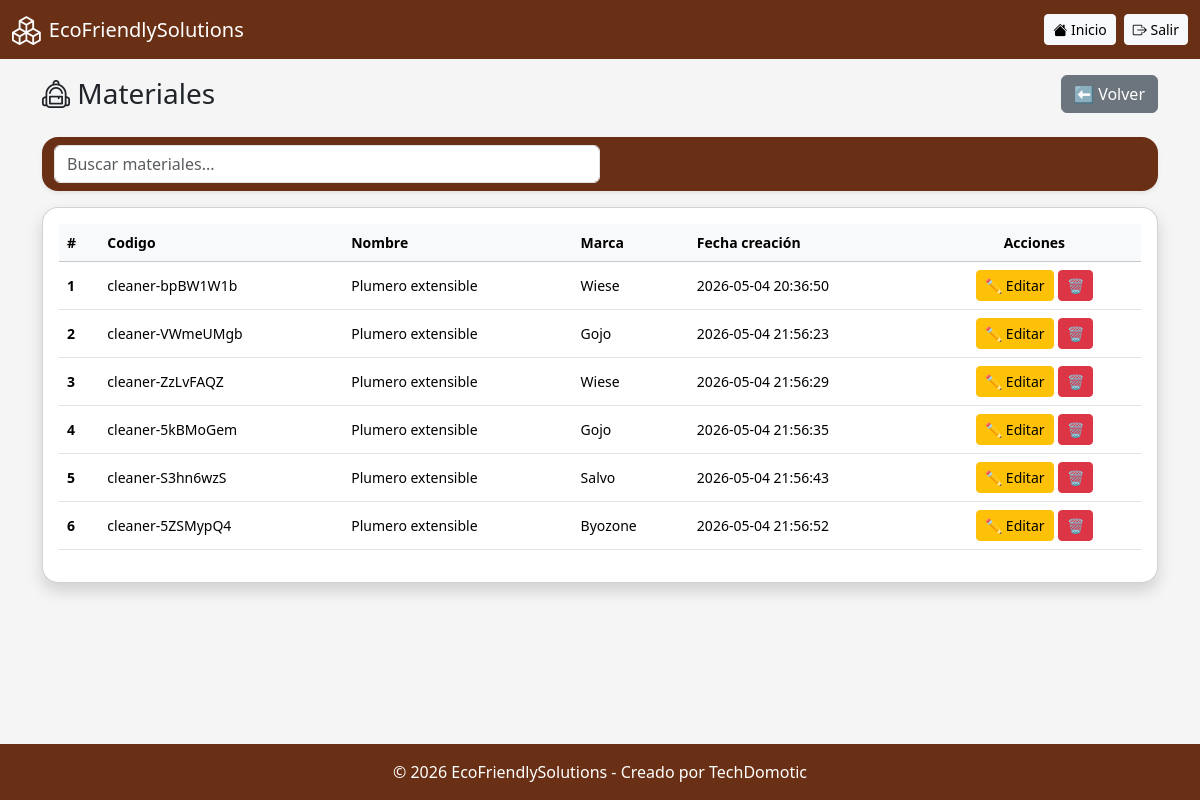
/materiales/listado_especifico.php?nombre=Plumero extensible (signed in), run on the app's committed database.
### tables this page shows
CREATE TABLE `material` (
  `id_material` int(11) NOT NULL,
  `codigo` varchar(150) DEFAULT NULL,
  `nombre` varchar(100) NOT NULL,
  `marca` varchar(120) DEFAULT NULL,
  `razon` varchar(200) DEFAULT NULL,
  `estatus` tinyint(1) DEFAULT 1,
  `fecha_creacion` timestamp NOT NULL DEFAULT current_timestamp(),
  `fecha_eliminacion` timestamp NOT NULL DEFAULT current_timestamp() ON UPDATE current_timestamp()
);

### materiales/listado_especifico.php (the view, shortened to what this page needs)
<?php
include '../includes/conexion.php';
include '../includes/header.php';
$nombre = trim($_GET['nombre']);
$result = $conn->query("
SELECT M.id_material, M.codigo, M.nombre, M.marca, M.fecha_creacion FROM material AS M WHERE M.estatus = true AND M.nombre = '$nombre';
");
?>
<div class="d-flex justify-content-between align-items-center mb-4">
    <h3 class="mb-0">
        <i class="bi bi-backpack2"></i> Materiales
    </h3>
    <a href="listar.php" class="btn btn-secondary">⬅ Volver</a>
</div>
<nav class="navbar bg-body-tertiary mb-3 rounded-4 shadow-sm">
  <div class="container-fluid">
    <div class="col-12 col-md-6"> <form class="d-flex" role="search" onsubmit="return false;">
        <input class="form-control" type="search" id="inputBusqueda" placeholder="Buscar materiales...">
      </form>
    </div>
  </div>
</nav>
<div class="card shadow rounded-4">
<div class="card-body table-responsive" style="max-height: 600px; overflow-y: auto;">
<table class="table table-hover align-middle small" id="tablaMateriales">
<thead class="table-light">
<tr>
<th style="position: sticky; top: 0; z-index: 2; background-color: #f8f9fa;">#</th>
<th style="position: sticky; top: 0; z-index: 2; background-color: #f8f9fa;">Codigo</th>
<th style="position: sticky; top: 0; z-index: 2; background-color: #f8f9fa;">Nombre</th>
<th style="position: sticky; top: 0; z-index: 2; background-color: #f8f9fa;">Marca</th>
<th style="position: sticky; top: 0; z-index: 2; background-color: #f8f9fa;">Fecha creaci&oacute;n</th>
<th style="position: sticky; top: 0; z-index: 2; background-color: #f8f9fa;" class="text-center" >Acciones</th>
</tr>
</thead>
<tbody>
<?php $contador = 1; ?>
<?php while($row = $result->fetch_assoc()): ?>
<td><strong><?= $contador; ?></strong></td>
<td><?= htmlspecialchars($row['codigo']); ?></td>
<td><?= htmlspecialchars($row['nombre']); ?></td>
<td><?= htmlspecialchars($row['marca']); ?></td>
<td><?= htmlspecialchars($row['fecha_creacion']); ?></td>
<td class="text-center">
<div class="d-flex flex-row flex-sm-row justify-content-center gap-1">
<a href="editar.php?id=<?= $row['id_material']; ?>&nombre=<?= $row['nombre']; ?>"
class="btn btn-sm btn-warning">
✏️ Editar
</a>
<a href="#"
   class="btn btn-sm btn-danger"
   onclick="let motivo = prompt('¿Por qué desea eliminar este material?');
            if(motivo) { window.location.href = 'procesar_eliminar.php?id=<?= $row['id_material'] ?>&razon=' + encodeURIComponent(motivo); }
            return false;">
    🗑️
</a>
</div>
</td>
<?php $contador++; ?>
<?php endwhile; ?>
</tbody>
</table>
</div>
</div>
<?php include '../includes/footer.php'; ?>

### css/estilos.css (style rules this page uses)
:root { --main-brown: #693015; }
body { background: #f5f5f5; display: flex; flex-direction: column; min-height: 100vh; }
.navbar, .footer { background-color: var(--main-brown) !important; }

### data on the page
material: codigo "cleaner-bpBW1W1b", nombre "Plumero extensible", marca "Wiese", fecha_creacion "2026-05-04 20:36:50"
material: codigo "cleaner-VWmeUMgb", nombre "Plumero extensible", marca "Gojo", fecha_creacion "2026-05-04 21:56:23"
material: codigo "cleaner-ZzLvFAQZ", nombre "Plumero extensible", marca "Wiese", fecha_creacion "2026-05-04 21:56:29"
material: codigo "cleaner-5kBMoGem", nombre "Plumero extensible", marca "Gojo", fecha_creacion "2026-05-04 21:56:35"
material: codigo "cleaner-S3hn6wzS", nombre "Plumero extensible", marca "Salvo", fecha_creacion "2026-05-04 21:56:43"
material: codigo "cleaner-5ZSMypQ4", nombre "Plumero extensible", marca "Byozone", fecha_creacion "2026-05-04 21:56:52"

### other printed values
$pageTitle "EcoFriendlySolutions"
